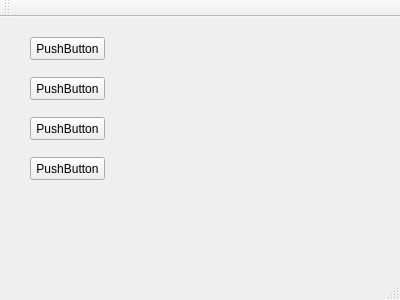
<?xml version="1.0" encoding="UTF-8"?>
<ui version="4.0">
 <class>MainWindow</class>
 <widget class="QMainWindow" name="MainWindow">
  <property name="geometry">
   <rect>
    <x>0</x>
    <y>0</y>
    <width>400</width>
    <height>300</height>
   </rect>
  </property>
  <property name="windowTitle">
   <string>MainWindow</string>
  </property>
  <widget class="QWidget" name="centralWidget">
   <widget class="QPushButton" name="btn1">
    <property name="geometry">
     <rect>
      <x>30</x>
      <y>20</y>
      <width>75</width>
      <height>23</height>
     </rect>
    </property>
    <property name="text">
     <string>PushButton</string>
    </property>
   </widget>
   <widget class="QPushButton" name="btn2">
    <property name="geometry">
     <rect>
      <x>30</x>
      <y>60</y>
      <width>75</width>
      <height>23</height>
     </rect>
    </property>
    <property name="text">
     <string>PushButton</string>
    </property>
   </widget>
   <widget class="QPushButton" name="pushButton">
    <property name="geometry">
     <rect>
      <x>30</x>
      <y>100</y>
      <width>75</width>
      <height>23</height>
     </rect>
    </property>
    <property name="text">
     <string>PushButton</string>
    </property>
   </widget>
   <widget class="QPushButton" name="pushButton_2">
    <property name="geometry">
     <rect>
      <x>30</x>
      <y>140</y>
      <width>75</width>
      <height>23</height>
     </rect>
    </property>
    <property name="text">
     <string>PushButton</string>
    </property>
   </widget>
  </widget>
  <widget class="QMenuBar" name="menuBar">
   <property name="geometry">
    <rect>
     <x>0</x>
     <y>0</y>
     <width>400</width>
     <height>20</height>
    </rect>
   </property>
  </widget>
  <widget class="QToolBar" name="mainToolBar">
   <attribute name="toolBarArea">
    <enum>TopToolBarArea</enum>
   </attribute>
   <attribute name="toolBarBreak">
    <bool>false</bool>
   </attribute>
  </widget>
  <widget class="QStatusBar" name="statusBar"/>
 </widget>
 <layoutdefault spacing="6" margin="11"/>
 <resources/>
 <connections/>
</ui>
